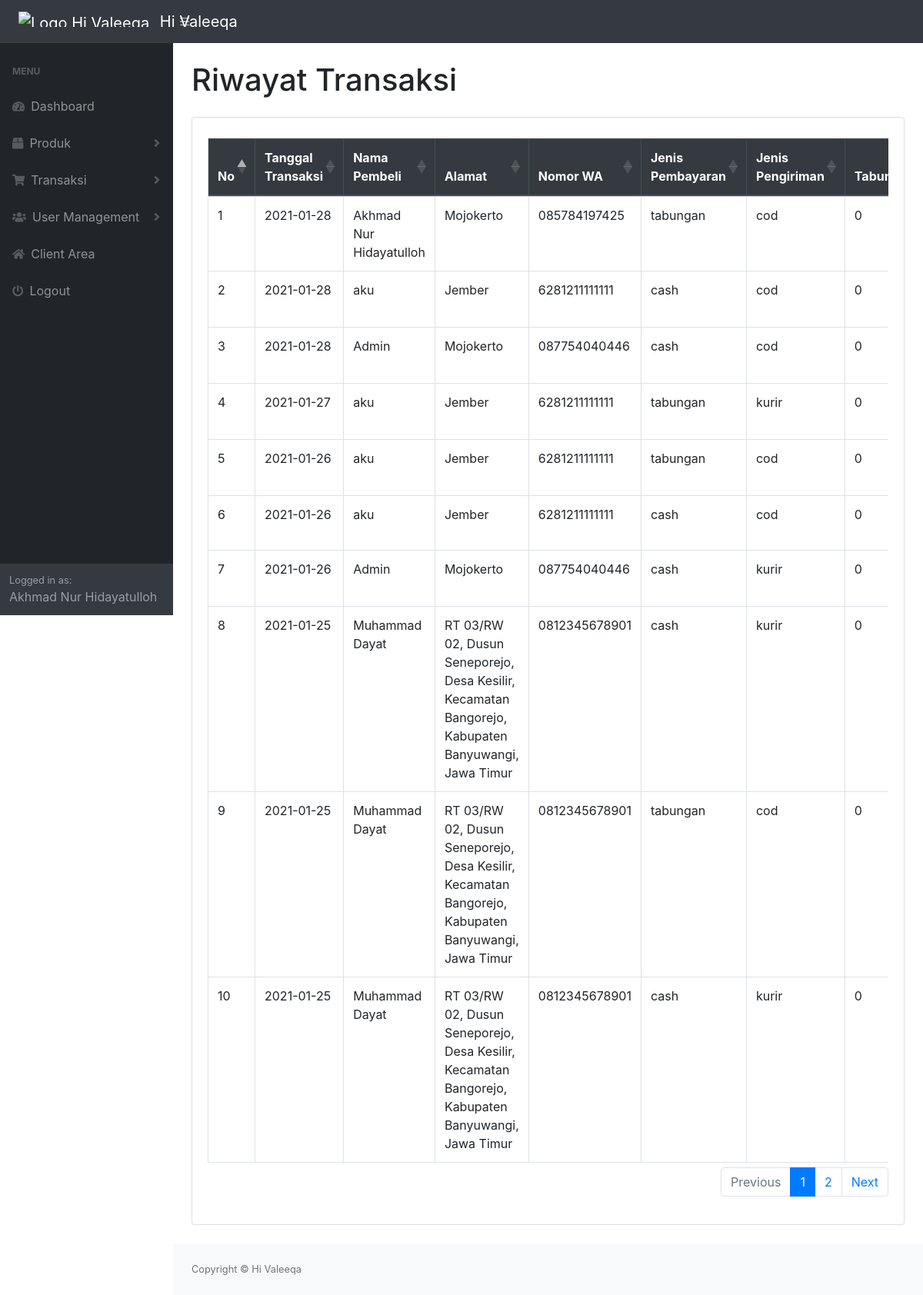
Page /admin/dist/riwayat-transaksi.php (signed in) on the committed database.
### tables this page shows
CREATE TABLE `transaksi` (
  `id_transaksi` int(11) NOT NULL,
  `id_user` int(11) NOT NULL,
  `jenis_pembayaran` varchar(15) NOT NULL,
  `jenis_pengiriman` varchar(15) NOT NULL,
  `tanggal_transaksi` date NOT NULL,
  `tabungan` int(11) NOT NULL,
  `total` int(11) NOT NULL,
  `status` varchar(15) NOT NULL,
  `resi` varchar(15) NOT NULL
);

CREATE TABLE `user` (
  `id_user` int(11) NOT NULL,
  `email` varchar(50) NOT NULL,
  `pass` varchar(50) NOT NULL,
  `nama` varchar(50) NOT NULL,
  `jenis_kelamin` varchar(1) NOT NULL,
  `alamat` text NOT NULL,
  `nomor_wa` varchar(15) NOT NULL,
  `level` int(1) NOT NULL,
  `lupa_password` varchar(5) NOT NULL
);

### admin/dist/riwayat-transaksi.php (the view, shortened to what this page needs)
<?php include "sidebar.php" ?>
    <?php require_once "connection.php"; ?>
    <div class="container-fluid">
        <h1 class="my-4">Riwayat Transaksi</h1>
        <div class="card mb-4">
            <div class="card-body">
                <div class="table-responsive">
                    <table class="table table-bordered" id="dataTable">
                        <thead class="thead-dark">
                            <tr>
                                <th>No</th>
                                <th>Tanggal Transaksi</th>
                                <th>Nama Pembeli</th>
                                <th>Alamat</th>
                                <th>Nomor WA</th>
                                <th>Jenis Pembayaran</th>
                                <th>Jenis Pengiriman</th>
                                <th>Tabungan</th>
                            </tr>
                        </thead>
                        <?php
                            $sql = "SELECT * from transaksi inner join user on transaksi.id_user = user.id_user order by tanggal_transaksi desc";
                            $query = mysqli_query($conn, $sql);
                            $batas = 10;
                            $halaman = isset($_GET["halaman"]) ? $_GET["halaman"]: 1;
                            $halaman_awal = $halaman>1 ? ($halaman * $batas) - $batas : 0;
                            $next = $halaman + 1;
                            $previous = $halaman - 1;
                            $total_data = mysqli_num_rows($query);
                            $total_halaman = ceil($total_data / $batas);
                            $nomor = $halaman_awal + 1;
                            $sql = $sql." LIMIT $halaman_awal, $batas";
                            $query = mysqli_query($conn, $sql);
                            while($data = mysqli_fetch_array($query)){
                        ?>
                                <tr>
                                    <td><?php echo $nomor; ?></td>
                                    <td><?php echo $data["tanggal_transaksi"]; ?></td>
                                    <td><?php echo $data["nama"]; ?></td>
                                    <td><?php echo $data["alamat"]; ?></td>
                                    <td><?php echo $data["nomor_wa"]; ?></td>
                                    <td><?php echo $data["jenis_pembayaran"]; ?></td>
                                    <td><?php echo $data["jenis_pengiriman"]; ?></td>
                                    <td><?php echo $data["tabungan"]; ?></td>
                                </tr>
                        <?php
                                $nomor++;
                            }
                        ?>
                    </table>
                    <nav>
                        <ul class="pagination justify-content-end">
                            <?php
                                if($halaman == 1){
                                    echo "<li class='page-item disabled'><a class='page-link' href='#'>Previous</a></li>";
                                }else{
                                    echo "<li class='page-item'><a class='page-link' href='riwayat-transaksi.php?halaman=$previous'>Previous</a></li>";
                                }
                            ?>
                            <?php
                                for($i=1; $i<=$total_halaman; $i++){
                                    if($halaman == $i){
                                        echo "<li class='page-item active'><a class='page-link' href='riwayat-transaksi.php?halaman=$i'>$i</a></li>";
                                    }else{
                                        echo "<li class='page-item'><a class='page-link' href='riwayat-transaksi.php?halaman=$i'>$i</a></li>";
                                    }
                                }
                            ?>
                            <?php
                                if($halaman == $total_halaman){
                                    echo "<li class='page-item disabled'><a class='page-link' href='#'>Next</a></li>";
                                }else{
                                    echo "<li class='page-item'><a class='page-link' href='riwayat-transaksi.php?halaman=$next'>Next</a></li>";
                                }
                            ?>
                        </ul>
                    </nav>
                </div>
            </div>
        </div>
    </div>
<?php include "footer.php"; ?>

### rows in the picture
transaksi: tanggal_transaksi "2021-01-28", id_user.nama "Akhmad Nur Hidayatulloh", id_user.alamat "Mojokerto", id_user.nomor_wa "085784197425", jenis_pembayaran "tabungan", jenis_pengiriman "cod", tabungan "0"
transaksi: tanggal_transaksi "2021-01-28", id_user.nama "aku", id_user.alamat "Jember", id_user.nomor_wa "6281211111111", jenis_pembayaran "cash", jenis_pengiriman "cod", tabungan "0"
transaksi: tanggal_transaksi "2021-01-28", id_user.nama "Admin", id_user.alamat "Mojokerto", id_user.nomor_wa "087754040446", jenis_pembayaran "cash", jenis_pengiriman "cod", tabungan "0"
transaksi: tanggal_transaksi "2021-01-27", id_user.nama "aku", id_user.alamat "Jember", id_user.nomor_wa "6281211111111", jenis_pembayaran "tabungan", jenis_pengiriman "kurir", tabungan "0"
transaksi: tanggal_transaksi "2021-01-26", id_user.nama "aku", id_user.alamat "Jember", id_user.nomor_wa "6281211111111", jenis_pembayaran "tabungan", jenis_pengiriman "cod", tabungan "0"
transaksi: tanggal_transaksi "2021-01-26", id_user.nama "aku", id_user.alamat "Jember", id_user.nomor_wa "6281211111111", jenis_pembayaran "cash", jenis_pengiriman "cod", tabungan "0"
transaksi: tanggal_transaksi "2021-01-26", id_user.nama "Admin", id_user.alamat "Mojokerto", id_user.nomor_wa "087754040446", jenis_pembayaran "cash", jenis_pengiriman "kurir", tabungan "0"
transaksi: tanggal_transaksi "2021-01-25", id_user.nama "Muhammad Dayat", id_user.alamat "RT 03/RW 02, Dusun Seneporejo, Desa Kesilir, Kecamatan Bangorejo, Kabupaten Banyuwangi, Jawa Timur", id_user.nomor_wa "0812345678901", jenis_pembayaran "cash", jenis_pengiriman "kurir", tabungan "0"
transaksi: tanggal_transaksi "2021-01-25", id_user.nama "Muhammad Dayat", id_user.alamat "RT 03/RW 02, Dusun Seneporejo, Desa Kesilir, Kecamatan Bangorejo, Kabupaten Banyuwangi, Jawa Timur", id_user.nomor_wa "0812345678901", jenis_pembayaran "tabungan", jenis_pengiriman "cod", tabungan "0"
transaksi: tanggal_transaksi "2021-01-25", id_user.nama "Muhammad Dayat", id_user.alamat "RT 03/RW 02, Dusun Seneporejo, Desa Kesilir, Kecamatan Bangorejo, Kabupaten Banyuwangi, Jawa Timur", id_user.nomor_wa "0812345678901", jenis_pembayaran "cash", jenis_pengiriman "kurir", tabungan "0"

### other values in the picture
$_SESSION["nama"] "Akhmad Nur Hidayatulloh"
